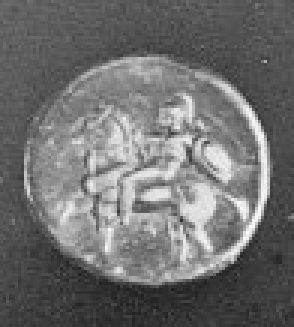
#> input picture image_3.png, 98 x 109 px (shown 3 times larger)
$ python test.py   (older library calls are emulated)
#> lines starting #> are read from the running program, lines starting #| are printed output that depends on the picture
#!/usr/bin/env python

import numpy as np
import cv2

def build_filters():
    filters = []
    ksize = 31
    for theta in np.arange(0, np.pi, np.pi / 16):
        kern = cv2.getGaborKernel((ksize, ksize), 4.0, theta, 10.0, 0.5, 0, ktype=cv2.CV_32F)
    kern /= 1.5*kern.sum()
    filters.append(kern)
    return filters

def process(img, filters):
    accum = np.zeros_like(img)
    for kern in filters:
        fimg = cv2.filter2D(img, cv2.CV_8UC3, kern)
    np.maximum(accum, fimg, accum)
    return accum

if __name__ == '__main__':
    import sys


    try:
        img_fn = sys.argv[1]
    except:
        img_fn = 'image_3.png'

    img = cv2.imread(img_fn)
#> img is the input picture: shape (109, 98, 3); min 31, max 255, mean 111.7
    if img is None:
        sys.exit(1)

    filters = build_filters()

    res1 = process(img, filters)
#> the loop in process, `for kern in filters:` made 1 pass
#> pass 1, in process, `fimg = cv2.filter2D(img, cv2.CV_8UC3, kern)`:
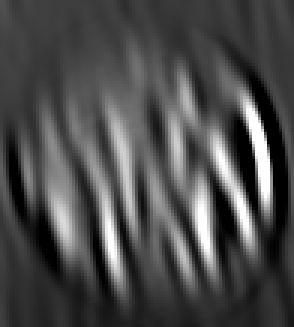
#> fimg: shape (109, 98, 3) (shown 3 times larger); min 0, max 255, mean 75.5
    print(res1)
#> (printed output is left out)
    cv2.imshow('result', res1)
    cv2.waitKey(0)
    cv2.destroyAllWindows()
